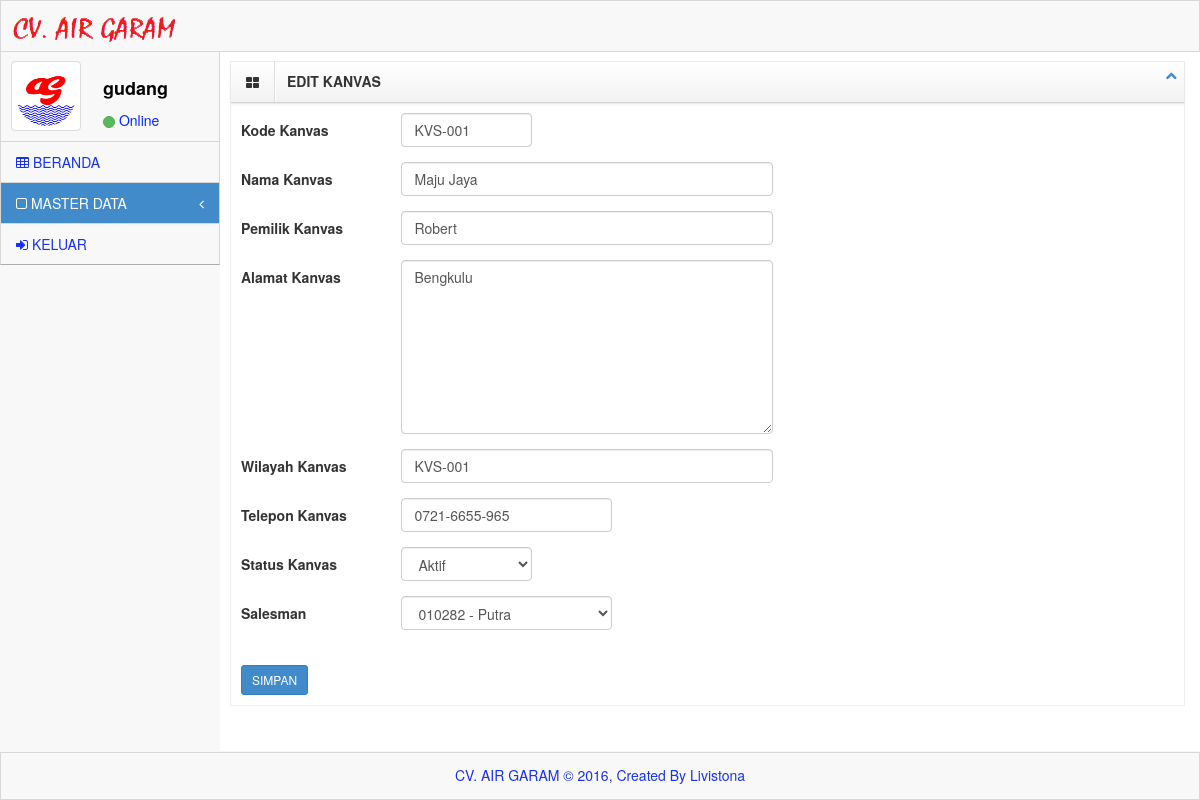
/system/index.php?menu=master&sub_menu=kanvas_edit&id=1 (signed in), run on the app's committed database.
### tables this page shows
CREATE TABLE IF NOT EXISTS `konsumen_kanvas` (
  `id_kanvas` int(10) NOT NULL AUTO_INCREMENT,
  `kode_kanvas` varchar(10) DEFAULT NULL,
  `nama_kanvas` varchar(50) NOT NULL,
  `pemilik_kanvas` varchar(50) NOT NULL,
  `alamat_kanvas` text NOT NULL,
  `kel_desa_kanvas` varchar(30) DEFAULT NULL,
  `kecamatan_kanvas` varchar(30) DEFAULT NULL,
  `kab_kota_kanvas` varchar(30) DEFAULT NULL,
  `provinsi_kanvas` varchar(30) DEFAULT NULL,
  `wilayah_kanvas` varchar(100) DEFAULT NULL,
  `telpon_kanvas` varchar(15) DEFAULT NULL,
  `status_kanvas` enum('Aktif','Tidak Aktif') DEFAULT NULL,
  `salesman_kanvas` varchar(10) DEFAULT NULL,
  PRIMARY KEY (`id_kanvas`),
  KEY `salesman_kanvas` (`salesman_kanvas`)
);

### system/menu/kanvas_edit.php (the view, shortened to what this page needs)
<div id="content">
	<div class="inner" style="min-height: 700px;">
		<div class="row">
            <div class="col-lg-12">
                <div class="box">
				<header>
                    <div class="icons"><i class="icon-th-large"></i></div>
                        <h5>EDIT KANVAS</h5>
                    <div class="toolbar">
                    <ul class="nav">
                        <li>
                        <div class="btn-group">
                            <a class="accordion-toggle btn btn-xs minimize-box" data-toggle="collapse" href="#collapseOne">
                                <i class="icon-chevron-up"></i>
                            </a>
                        </div>
                        </li>
                    </ul>
                    </div>
				</header>
                <div id="collapseOne" class="accordion-body collapse in body">
                    <form action="" class="form-horizontal" method="POST" id="block-validate">
					<?php
					$id_kanvas = $_GET['id'];
					$cek_kanvas	= mysql_query("SELECT a.id_kanvas, a.kode_kanvas, a.nama_kanvas, a.pemilik_kanvas, a.alamat_kanvas, a.wilayah_kanvas,a.telpon_kanvas,a.status_kanvas, a.salesman_kanvas,
					a.salesman_kanvas, b.nama_karyawan FROM konsumen_kanvas a, karyawan b where a.salesman_kanvas=b.nik and a.id_kanvas='$id_kanvas'");
					$hasil_kanvas = mysql_fetch_array($cek_kanvas);
					?>
						 <div class="form-group">
                            <label class="control-label col-lg-2">Kode Kanvas</label>
                            <div class="col-lg-2">
                                <input type="text" name="kode" value="<?php echo $hasil_kanvas['kode_kanvas'];?>" class="form-control" />
                            </div>
                        </div>
                        <div class="form-group">
                            <label class="control-label col-lg-2">Nama Kanvas</label>
                            <div class="col-lg-5">
                                <input type="text" name="nama" value="<?php echo $hasil_kanvas['nama_kanvas'];?>" class="form-control" />
                            </div>
                        </div>
						<div class="form-group">
                            <label class="control-label col-lg-2">Pemilik Kanvas</label>
                            <div class="col-lg-5">
                                <input type="text" name="nama2" value="<?php echo $hasil_kanvas['pemilik_kanvas'];?>" class="form-control" />
                            </div>
                        </div>
						 <div class="form-group">
                            <label class="control-label col-lg-2">Alamat Kanvas</label>
                            <div class="col-lg-5">
                                <textarea name="alamat" class="form-control" rows="8"><?php echo $hasil_kanvas['alamat_kanvas'];?></textarea>
                            </div>
						</div>
						<div class="form-group">
                            <label class="control-label col-lg-2">Wilayah Kanvas</label>
                            <div class="col-lg-5">
                                <input type="text" name="wilayah" class="form-control" value="<?php echo $hasil_kanvas['kode_kanvas'];?>"/>
                            </div>
                        </div>
                       <div class="form-group">
                            <label class="control-label col-lg-2">Telepon Kanvas</label>
                            <div class="col-lg-3">
                                <input type="text" name="telepon" class="form-control" value="<?php echo $hasil_kanvas['telpon_kanvas'];?>"/>
                            </div>
                        </div>
						<div class="form-group">
                            <label class="control-label col-lg-2">Status Kanvas</label>
                            <div class="col-lg-2">
								<select name="status" id="sport" class="form-control">
									<option value="<?php echo $hasil_kanvas['status_kanvas'];?>"><?php echo $hasil_kanvas['status_kanvas'];?></option>
								</select>
                            </div>
                        </div>
						 <div class="form-group">
                            <label class="control-label col-lg-2">Salesman</label>
                            <div class="col-lg-3">
								<select name="karyawan" id="sport" class="form-control">
									<option value="<?php echo $hasil_kanvas['salesman_kanvas'];?>"><?php echo $hasil_kanvas['salesman_kanvas'];?> - <?php echo $hasil_kanvas['nama_karyawan'];?></option>
								</select>
                            </div>
                        </div>
						<br>
                        <div class="form-actions no-margin-bottom" style="text-align:left;">
                            <input type="submit" value="SIMPAN" name="simpan" class="btn btn-primary btn-sm" />
                        </div>
					</form>
                </div>
                </div>
            </div>
        </div>
	</div>
</div>
</div>

### system/assets/css/main.css (style rules this page uses)
@media (min-width: 768px) { html, body { height: 100%; } }
body.padTop53 { padding-top: 75px; overflow: visible; }
@media (min-width: 802px) { body.padTop53 { padding-top: 51px; } }
@media (min-width: 768px) { #content { margin-left: 100px; } }
@media (min-width: 992px) { #content { margin-left: 220px; } }
#content { -webkit-transition: margin 0.4s; transition: margin 0.4s; }
.inner { position: relative; min-height: 1px; padding-right: 15px; padding-left: 10px; background: #fff; border: 0px solid #e4e4e4; min-height:1200px; }
@media (min-width: 768px) { .inner { float: left; width: 100%; } }
.inner .row { margin-right: -15px; margin-left: -15px; }
.box { position: relative; display: block; margin: 10px auto; border: 1px solid #efefef; }
.box header { background-repeat: repeat-x; border-bottom: 1px solid #d4d4d4; -webkit-box-shadow: 0 1px 4px rgba(0, 0, 0, 0.065); box-shadow: 0 1px 4px rgba(0, 0, 0, 0.065); background-image: linear-gradient(to bottom, #ffffff 0%, #f2f2f2 100%); }
.box header:before, .box header:after { display: table; content: " "; }
.box header:after { clear: both; }
.box header .icons, .box header h5, .box header .toolbar { position: relative; display: block; float: left; min-height: 1px; padding: 0; margin: 0; }
.box header .icons { padding: 10px 15px; border-right: 1px solid #ddd; -webkit-box-shadow: 1px 0px 0px #ffffff; box-shadow: 1px 0px 0px #ffffff; }
.box header h5 { padding: 12px; font-weight: bold; }
.box header .toolbar { display: inline-table; float: right; }
.box header .toolbar .nav { margin: 1px 1px 0 0; }
.box header .toolbar .nav > li { display: inline-block; }
.box .body { padding: 10px; -webkit-box-shadow: inset 0 1px 1px rgba(0, 0, 0, 0.05); box-shadow: inset 0 1px 1px rgba(0, 0, 0, 0.05); }

### system/assets/css/MoneAdmin.css (style rules this page uses)
body { background-color: #f8f8f8; }

### data on the page
konsumen_kanvas: kode "KVS-001", nama "Maju Jaya", nama2 "Robert", alamat "Bengkulu", wilayah "KVS-001", telepon "0721-6655-965", status "Aktif", karyawan "010282 - Putra"

### other printed values
$_SESSION['username'] "gudang"
